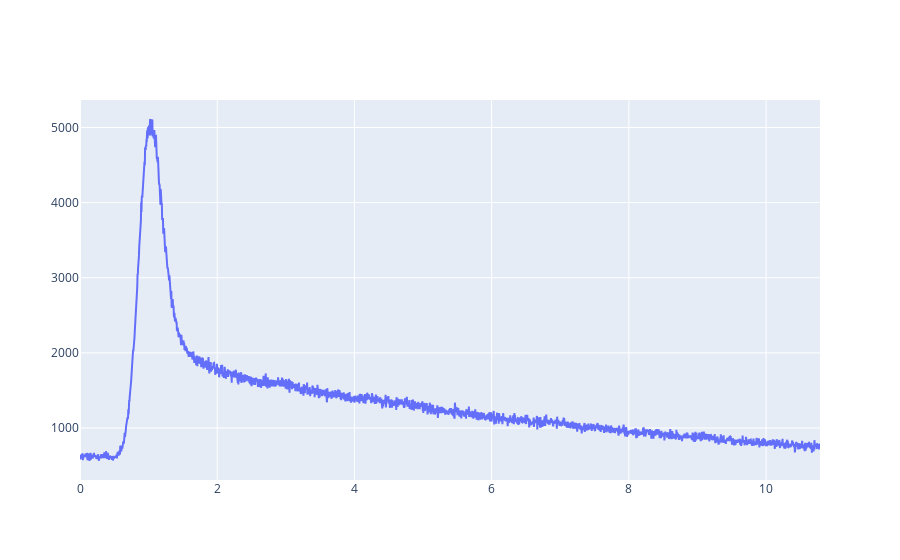

Notebook cell for this chart:
### Code cell
from plotly.offline import iplot, init_notebook_mode
init_notebook_mode(connected = True)

def go_layout():
    lay = go.Layout(title="Sine wave")
    return

def go_plot(xdata, ydata):
    data = go.Scatter(x=xdata, y=ydata)
    return {'data': [data]}

pl = go_plot(data.x, data.y)
iplot(pl)

### Figure 1 — Plotly figure (JSON) as saved in the notebook; plotly's stock layout.template omitted (floating-point values rounded to 4 significant figures; data arrays with more than 128 entries replaced by an {"elided": "..."} marker saying what was removed)
{"data": [{"type": "scatter", "x": {"elided": "2650 float values"}, "y": {"elided": "2650 float values"}}], "layout": {}}
